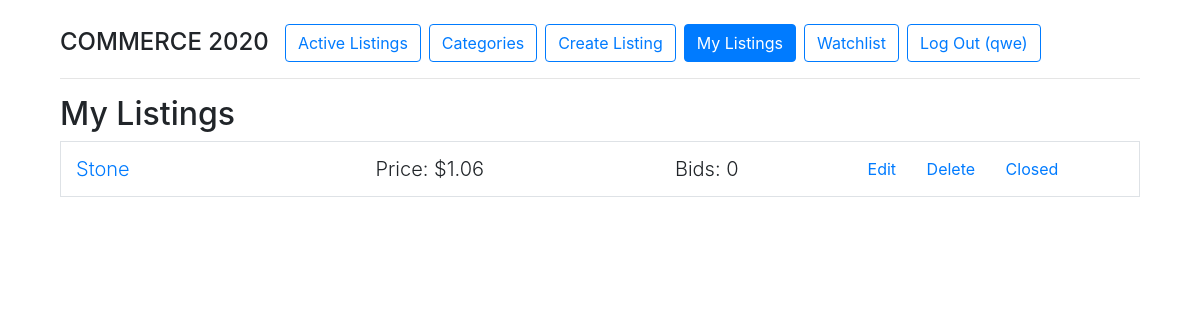
Screenshot of /my_listings (signed in) with the database file from the repository.
### auctions/models.py (models this page shows, shortened)
class User(AbstractUser):
    def __str__(self):
        return f"{self.username}"

class Listing(models.Model):
    title = models.CharField(max_length=64, unique=True)
    description = models.CharField(max_length=512)
    imgurl = models.CharField(max_length=128)
    start_price = models.DecimalField(max_digits=12, decimal_places=2)
    closed = models.BooleanField(default=False, editable=False)
    bids = models.ManyToManyField('Bid', blank=True, related_name='listing_bids')
    user = models.ForeignKey(User, on_delete=models.CASCADE, null=True)
    category = models.ForeignKey(Category, on_delete=models.CASCADE)

### auctions/views.py (the view)
# urls.py: path("my_listings", views.my_listings, name="my_listings"),
@login_required
def my_listings (request):
    template = "auctions/my_listings.html"
    try:
        my_listings = Listing.objects.filter(user=request.user)
    except:
        my_listings = None
    context = {
        'my_listings': my_listings
    }
    return render(request, template, context)

### auctions/context_processors.py (called while the page is built)
def get_current_year_to_context(request):
    current_datetime = datetime.datetime.now()
    return {
        'current_year': current_datetime.year
    }

def get_listings_count_to_context(request):
    return {
        "listings_count": Listing.objects.all().count()
    }

### auctions/templates/auctions/my_listings.html (shortened to what this page needs)
{% extends 'auctions/layout.html' %}
{% block body %}
    <h2>My Listings</h2>
    {% for listing in my_listings %}
        <div class="container ml-0 border mb-2 py-2">
            <div class="row">
                <div class="col align-self-center">
                    <a class='lead' href="{% url 'auctions:listings' listing.id %}">{{ listing.title }}</a>
                </div>
                <div class="col align-self-center">
                    {% if listing.bids.last %}
                    <p class="d-inline lead">Price:</p><p class="d-inline lead"> ${{ listing.bids.last.bid_price }} </p>
                    {% else %}
                    <p class="d-inline lead">Price:</p><p class="d-inline lead"> ${{ listing.start_price }} </p>
                    {% endif %}
                </div>
                <div class="col-2 align-self-center">
                    <p class="d-inline lead">Bids: {{ listing.bids.count }}</p>
                </div>
                <div class="col align-self-center">
                    <a class="btn btn-link" href="{% url 'auctions:edit_listing' listing.id %}">Edit</a>
                    <a class="btn btn-link" href="{% url 'auctions:delete_listing' listing.id %}">Delete</a>
                    {% if listing.closed %}
                    <p class="btn btn-link d-inline inactive">Closed</p>
                    {% else %}
                    <a class="btn btn-link" href="{% url 'auctions:close_listing' listing.id %}">Close</a>
                    {% endif %}
                </div>
            </div>
        </div>
    {% endfor %}
{% endblock %}

### auctions/templates/auctions/layout.html (shortened to what this page needs)
{% load static %}
<!DOCTYPE html>
<html lang="en">
    <head>
        <link rel="stylesheet" href="https://stackpath.bootstrapcdn.com/bootstrap/4.4.1/css/bootstrap.min.css">
        <link href="{% static 'auctions/styles.css' %}" rel="stylesheet">
    </head>
    <body>
        {% with url_name=request.resolver_match.url_name %}
        <ul class="nav mt-4">
            <li class="nav-item">
                <h4 class='mr-3 mt-sp'>COMMERCE 2020</h4>
            </li>
            <li class="nav-item">
                <a class="btn btn-outline-primary {% if url_name == 'index' %}active{% endif %}" href="{% url 'auctions:index' %}">Active Listings</a>
            </li>
            <li>
                <a class="btn btn-outline-primary ml-2  {% if url_name == 'categories' %}active{% endif %}" href="{% url 'auctions:categories' %}">Categories</a>
            </li>
            {% if user.is_authenticated %}
                <li class="nav-item">
                    <li>
                        <a class="btn btn-outline-primary ml-2  {% if url_name == 'create_listing' %}active{% endif %}" href="{% url 'auctions:create_listing' %}">Create Listing</a>
                    </li>
                    <li>
                        <a class="btn btn-outline-primary ml-2 {% if url_name == 'my_listings' %}active{% endif %}" href="{% url 'auctions:my_listings' %}">My Listings</a>
                    </li>
                    <li>
                        <a class="btn btn-outline-primary ml-2 {% if url_name == 'watchlist' %}active{% endif %}" href="{% url 'auctions:watchlist' %}">Watchlist</a>
                    </li>
                    <li>
                        <a class="btn btn-outline-primary ml-2 {% if url_name == 'logout' %}active{% endif %}" href="{% url 'auctions:logout' %}">Log Out ({{ user.username }})</a>
                    </li>
                </li>
            {% endif %}
        </ul>
        {% endwith %}
        <hr>
        {% block body %}
        {% endblock %}
    </body>
</html>

### auctions/static/auctions/styles.css (style rules this page uses)
body { width: 90vw; margin: auto; }
html { overflow: -moz-scrollbars-vertical; overflow-y: scroll; }
.mt-sp { margin-top: 4px; margin-bottom: 0px; }

### rows the page displays
User: username "qwe"
Listing: title "Stone", start_price "1.06", bids.count "0", closed "Closed"
